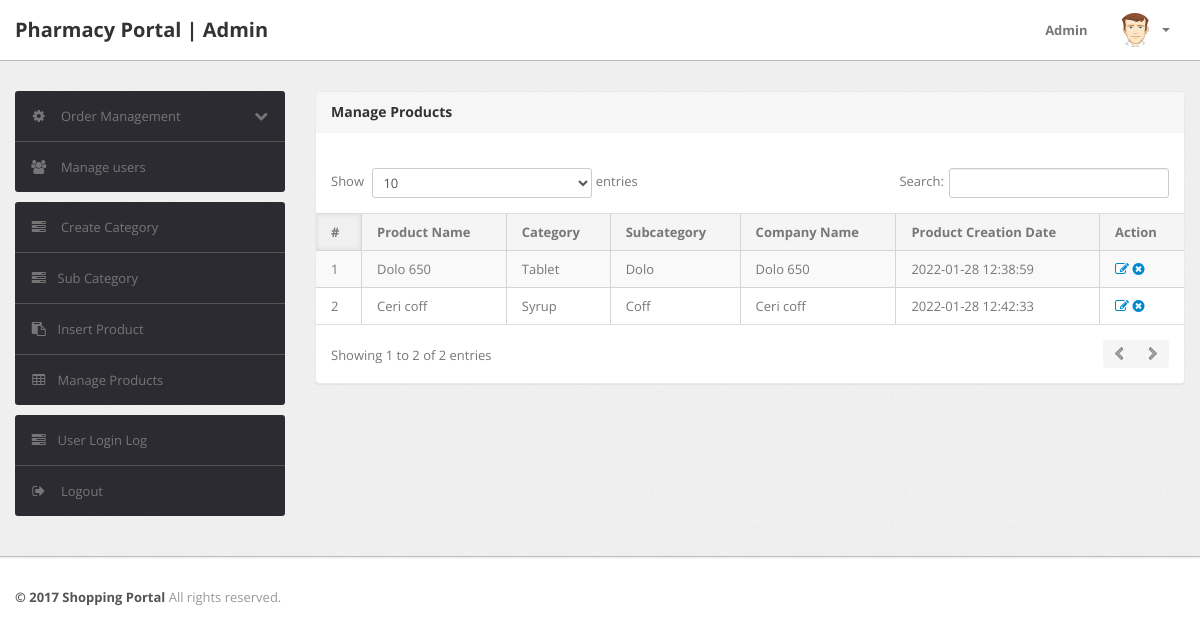
/admin/manage-products.php (signed in), run on the app's committed database.
### tables this page shows
CREATE TABLE IF NOT EXISTS `products` (
  `id` int(11) NOT NULL AUTO_INCREMENT,
  `category` int(11) NOT NULL,
  `subCategory` int(11) DEFAULT NULL,
  `productName` varchar(255) DEFAULT NULL,
  `productCompany` varchar(255) DEFAULT NULL,
  `productPrice` int(11) DEFAULT NULL,
  `productPriceBeforeDiscount` int(11) DEFAULT NULL,
  `productDescription` longtext,
  `productImage1` varchar(255) DEFAULT NULL,
  `productImage2` varchar(255) DEFAULT NULL,
  `productImage3` varchar(255) DEFAULT NULL,
  `shippingCharge` int(11) DEFAULT NULL,
  `productAvailability` varchar(255) DEFAULT NULL,
  `postingDate` timestamp NULL DEFAULT CURRENT_TIMESTAMP,
  `updationDate` varchar(255) DEFAULT NULL,
  PRIMARY KEY (`id`)
);

CREATE TABLE IF NOT EXISTS `category` (
  `id` int(11) NOT NULL AUTO_INCREMENT,
  `categoryName` varchar(255) DEFAULT NULL,
  `categoryDescription` longtext,
  `creationDate` timestamp NOT NULL DEFAULT CURRENT_TIMESTAMP,
  `updationDate` varchar(255) DEFAULT NULL,
  PRIMARY KEY (`id`)
);

CREATE TABLE IF NOT EXISTS `subcategory` (
  `id` int(11) NOT NULL AUTO_INCREMENT,
  `categoryid` int(11) DEFAULT NULL,
  `subcategory` varchar(255) DEFAULT NULL,
  `creationDate` timestamp NULL DEFAULT CURRENT_TIMESTAMP,
  `updationDate` varchar(255) DEFAULT NULL,
  PRIMARY KEY (`id`)
);

### admin/manage-products.php (the view, shortened to what this page needs)
<?php
include('include/config.php');
if(strlen($_SESSION['alogin'])==0)
	{
header('location:index.php');
}
else{
?>
<!DOCTYPE html>
<html lang="en">
<head>
	<link type="text/css" href="bootstrap/css/bootstrap.min.css" rel="stylesheet">
	<link type="text/css" href="bootstrap/css/bootstrap-responsive.min.css" rel="stylesheet">
	<link type="text/css" href="css/theme.css" rel="stylesheet">
	<link type="text/css" href="images/icons/css/font-awesome.css" rel="stylesheet">
</head>
<body>
<?php include('include/header.php');?>
	<div class="wrapper">
		<div class="container">
			<div class="row">
<?php include('include/sidebar.php');?>
			<div class="span9">
					<div class="content">
	<div class="module">
							<div class="module-head">
								<h3>Manage Products</h3>
							</div>
							<div class="module-body table">
									<br />
								<table cellpadding="0" cellspacing="0" border="0" class="datatable-1 table table-bordered table-striped	 display" width="100%">
									<thead>
										<tr>
											<th>#</th>
											<th>Product Name</th>
											<th>Category </th>
											<th>Subcategory</th>
											<th>Company Name</th>
											<th>Product Creation Date</th>
											<th>Action</th>
										</tr>
									</thead>
									<tbody>
<?php $query=mysqli_query($con,"select products.*,category.categoryName,subcategory.subcategory from products join category on category.id=products.category join subcategory on subcategory.id=products.subCategory");
$cnt=1;
while($row=mysqli_fetch_array($query))
{
?>
										<tr>
											<td><?php echo htmlentities($cnt);?></td>
											<td><?php echo htmlentities($row['productName']);?></td>
											<td><?php echo htmlentities($row['categoryName']);?></td>
											<td> <?php echo htmlentities($row['subcategory']);?></td>
											<td><?php echo htmlentities($row['productCompany']);?></td>
											<td><?php echo htmlentities($row['postingDate']);?></td>
											<td>
											<a href="edit-products.php?id=<?php echo $row['id']?>" ><i class="icon-edit"></i></a>
											<a href="manage-products.php?id=<?php echo $row['id']?>&del=delete" onClick="return confirm('Are you sure you want to delete?')"><i class="icon-remove-sign"></i></a></td>
										</tr>
										<?php $cnt=$cnt+1; } ?>
								</table>
							</div>
						</div>
					</div>
				</div>
			</div>
		</div>
	</div>
<?php include('include/footer.php');?>
</body>
<?php } ?>

### data on the page
products: productName "Dolo 650", category.categoryName "Tablet", subcategory.subcategory "Dolo", productCompany "Dolo 650", postingDate "2022-01-28 12:38:59"
products: productName "Ceri coff", category.categoryName "Syrup", subcategory.subcategory "Coff", productCompany "Ceri coff", postingDate "2022-01-28 12:42:33"
